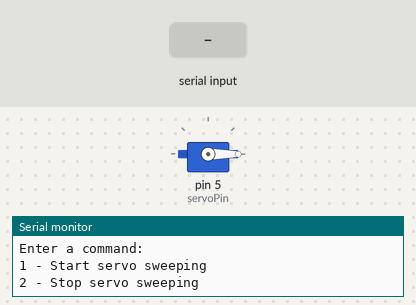
This sketch was run on a simulated Arduino Uno, built with avr-gcc and run on an emulated ATmega328P. Parts: servo, the last lines printed to the serial monitor. Inputs (shaded band) come from the test bench.

Above: at 1.2 s.
1.3 s: "1\n" received over Serial
At 1.78 s:
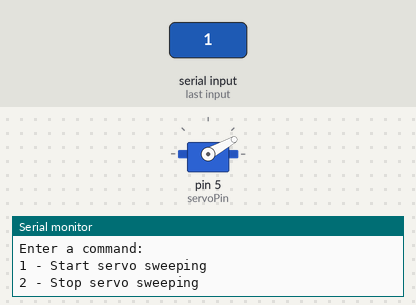
At 2.38 s:
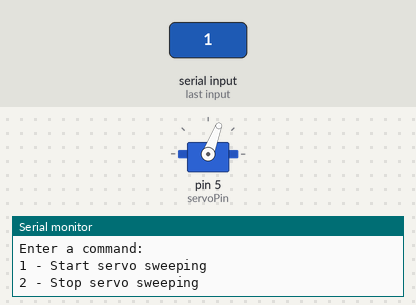
4.3 s: byte 50 ('2') received over Serial
At 4.3 s:
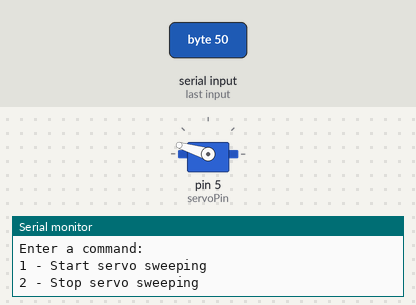
5.8 s: byte 49 ('1') received over Serial
Timing chart, 0 to 12.8 s (numbered marks = the images above; inputs shaded):
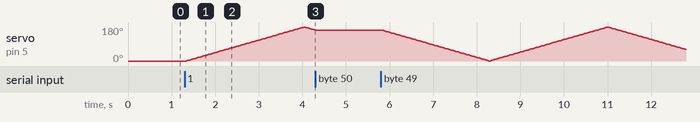

Measured:
- after the input at 1.3 s, servo on pin 5 (servoPin): rises from 0° to 179° in 2.7 s, then falls to 163° in 0.27 s
- after the input at 4.3 s, servo on pin 5 (servoPin): stays 163° (without the input it goes to 161° after 0.02 s)

The sketch:

Q5.ino
```cpp
#include <Servo.h>

Servo myServo;
const int servoPin = 5;
bool isSweeping = false;
int pos = 0;
int sweepDirection = 1;

void setup() {
  Serial.begin(9600);
  myServo.attach(servoPin);
  myServo.write(pos);
  printInstructions();
}

void loop() {
  if (Serial.available() > 0) {
    char input = Serial.read();

    if (input == '1') {
      isSweeping = true;
      Serial.println("Servo sweeping started.");
    } else if (input == '2') {
      isSweeping = false;
      Serial.println("Servo sweeping stopped.");
    } else if (input != '\n' && input != '\r') {
      Serial.println("Invalid input. Please try again.");
    }

    if (input == '1' || input == '2') {
      printInstructions();
    }
  }

  if (isSweeping) {
    pos += sweepDirection;

    if (pos <= 0 || pos >= 180) {
      sweepDirection = -sweepDirection;
    }

    myServo.write(pos);
    delay(15);  // Adjust this value to change sweep speed
  }
}

void printInstructions() {
  Serial.println("\nEnter a command:");
  Serial.println("1 - Start servo sweeping");
  Serial.println("2 - Stop servo sweeping");
}
```
